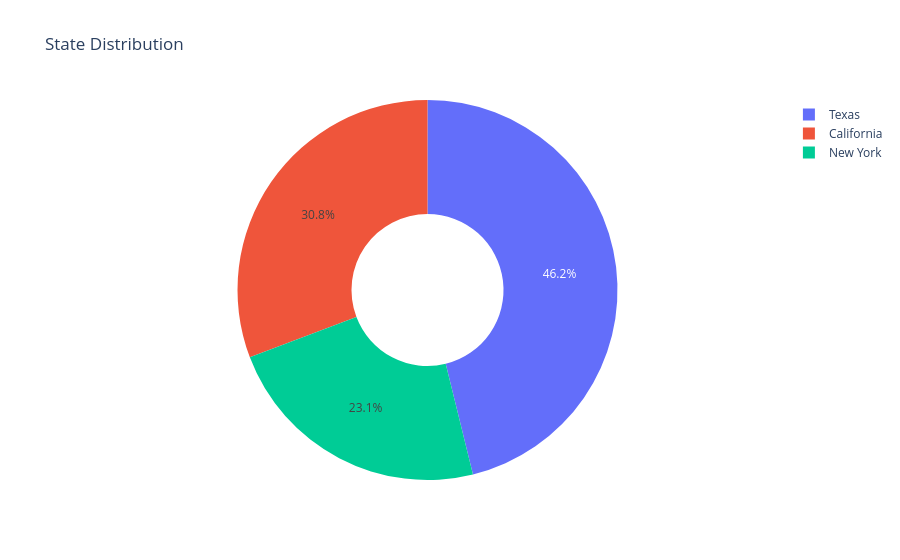

This figure's notebook cell:
### Markdown cell above
Now we can use the `full_state` column to create the same pie chart as before:

### Code cell
full_state_counts = state_df.groupby('full_state')['count'].sum()

fig = px.pie(
  values = full_state_counts.values,
  names = full_state_counts.index,
  title = 'State Distribution',
  hole = 0.4
)

fig.show()

### Figure 1 — Plotly figure (JSON) as saved in the notebook; plotly's stock layout.template omitted (floating-point values rounded to 4 significant figures)
{"data": [{"domain": {"x": [0, 1], "y": [0, 1]}, "hole": 0.4, "hovertemplate": "label=%{label}<br>value=%{value}<extra></extra>", "labels": ["California", "New York", "Texas"], "legendgroup": "", "name": "", "showlegend": true, "type": "pie", "values": [4, 3, 6]}], "layout": {"legend": {"tracegroupgap": 0}, "title": {"text": "State Distribution"}}}
